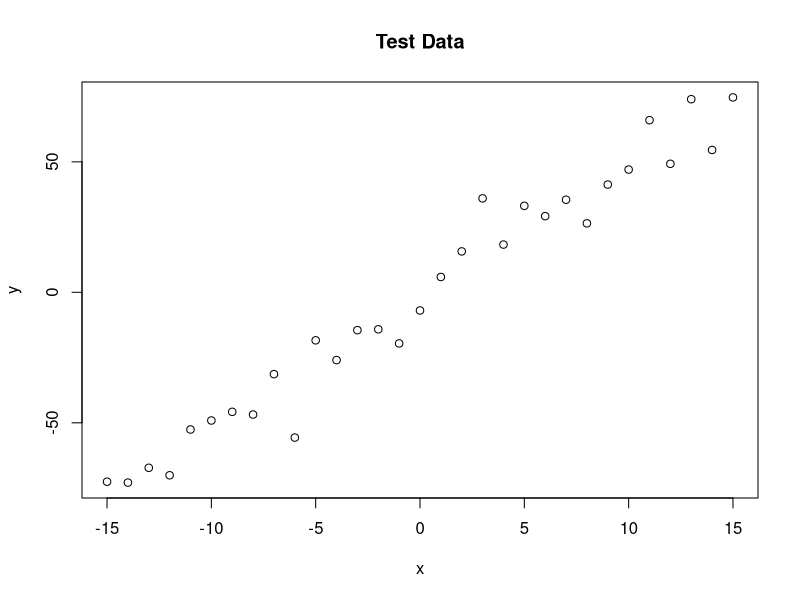
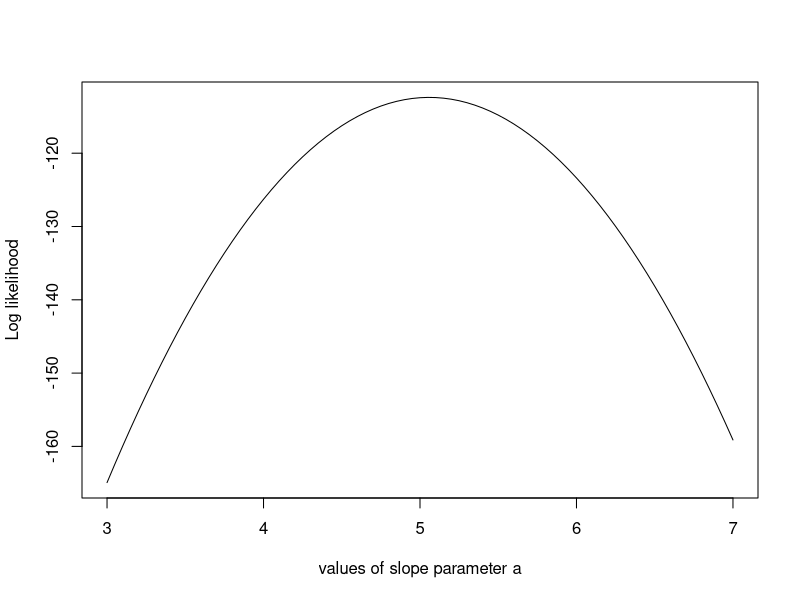
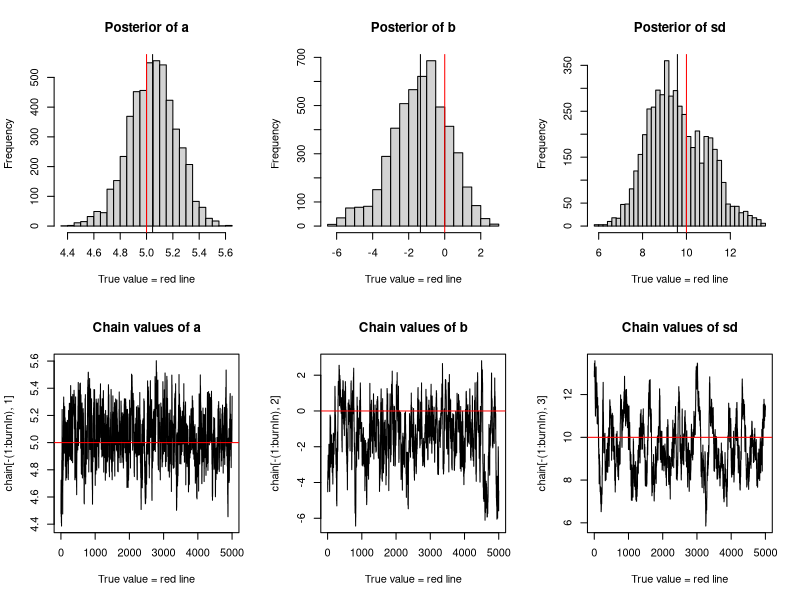

Source code (R) for these figures, in order:
## ---- chunk 1
trueA <- 5
trueB <- 0
trueSd <- 10
sampleSize <- 31

# create independent x-values 
x =(-(sampleSize-1)/2):((sampleSize-1)/2)
# create dependent values according to ax + b + N(0,sd)
y=trueA * x + trueB + rnorm(n=sampleSize,mean=0,sd=trueSd)
plot(x,y, main="Test Data")

likelihood <- function(param){
  a = param[1]
  b = param[2]
  sd = param[3]
  
  pred = a*x + b
  singlelikelihoods = dnorm(y, mean = pred, sd = sd, log = T)
  sumll = sum(singlelikelihoods)
  return(sumll)   
}
## ---- chunk 2

# Example: plot the likelihood profile of the slope a
slopevalues=function(x){return(likelihood(c(x, trueB, trueSd)))}
slopelikelihoods=lapply(seq(3, 7, by=.05), slopevalues )
plot (seq(3, 7, by=.05), slopelikelihoods , type="l", xlab = "values of slope parameter a", ylab = "Log likelihood")

# Prior distribution
prior <- function(param){
  a = param[1]
  b = param[2]
  sd = param[3]
  aprior = dunif(a, min=0, max=10, log = T)
  bprior = dnorm(b, sd = 5, log = T)
  sdprior = dunif(sd, min=0, max=30, log = T)
  return(aprior+bprior+sdprior)
}

posterior <- function(param){
  return (likelihood(param) + prior(param))
}
## ---- chunk 3

######## Metropolis algorithm ################

proposalfunction <- function(param){
  return(rnorm(3,mean = param, sd= c(0.1,0.5,0.3)))
}

run_metropolis_MCMC <- function(startvalue, iterations){
  chain = array(dim = c(iterations+1,3))
  chain[1,] = startvalue
  for (i in 1:iterations){
    proposal = proposalfunction(chain[i,])
    
    probab = exp(posterior(proposal) - posterior(chain[i,]))
    if (runif(1) < probab){
      chain[i+1,] = proposal
    }else{
      chain[i+1,] = chain[i,]
    }
  }
  return(chain)
}

startvalue = c(4,0,10)
chain = run_metropolis_MCMC(startvalue, 10000)

burnIn = 5000
acceptance = 1-mean(duplicated(chain[-(1:burnIn),]))
## ---- chunk 4

### Summary: #######################

par(mfrow = c(2,3))
hist(chain[-(1:burnIn),1],nclass=30, , main="Posterior of a", xlab="True value = red line" )
abline(v = mean(chain[-(1:burnIn),1]))
abline(v = trueA, col="red" )
hist(chain[-(1:burnIn),2],nclass=30, main="Posterior of b", xlab="True value = red line")
abline(v = mean(chain[-(1:burnIn),2]))
abline(v = trueB, col="red" )
hist(chain[-(1:burnIn),3],nclass=30, main="Posterior of sd", xlab="True value = red line")
abline(v = mean(chain[-(1:burnIn),3]) )
abline(v = trueSd, col="red" )
plot(chain[-(1:burnIn),1], type = "l", xlab="True value = red line" , main = "Chain values of a", )
abline(h = trueA, col="red" )
plot(chain[-(1:burnIn),2], type = "l", xlab="True value = red line" , main = "Chain values of b", )
abline(h = trueB, col="red" )
plot(chain[-(1:burnIn),3], type = "l", xlab="True value = red line" , main = "Chain values of sd", )
abline(h = trueSd, col="red" )



## ---- chunk 5
# for comparison:
summary(lm(y~x))
